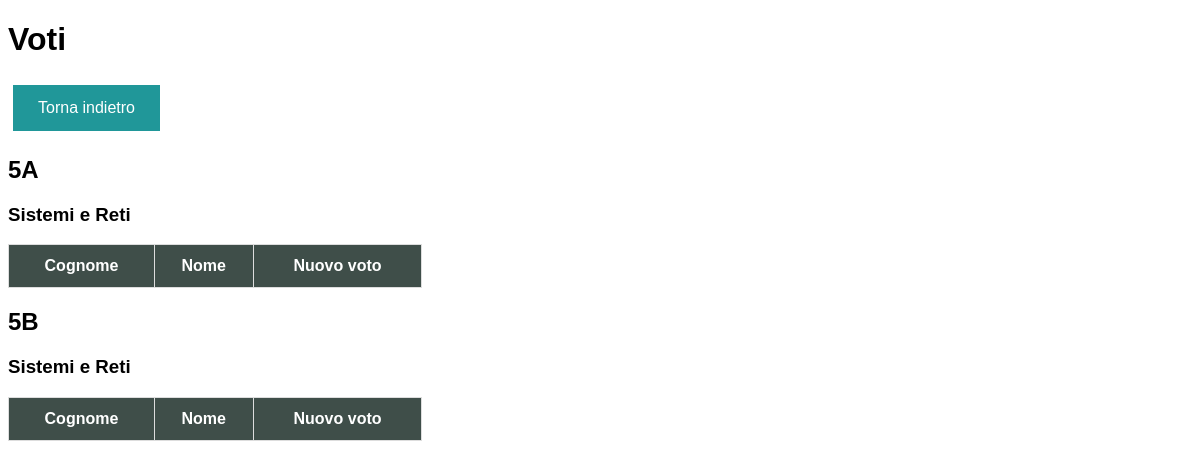
Page /voti.php (signed in) on the committed database.
### tables this page shows
CREATE TABLE Assegnamento
(
	UserDocente VARCHAR(15) NOT NULL,
	AnnoClasse INT(1) NOT NULL,
	SezClasse VARCHAR(2) NOT NULL,
	PRIMARY KEY(UserDocente, AnnoClasse, SezClasse),
	FOREIGN KEY(UserDocente) REFERENCES Docente(Username),
	FOREIGN KEY(AnnoClasse, SezClasse) REFERENCES Classe(Anno, Sezione)
);

CREATE TABLE Abilitazione
(
	UserDocente VARCHAR(15) NOT NULL,
	Materia VARCHAR(30) NOT NULL,
	PRIMARY KEY(UserDocente, Materia),
	FOREIGN KEY(UserDocente) REFERENCES Docente(Username),
	FOREIGN KEY(Materia) REFERENCES Materia(Nome)
);

### src/voti.php (the view, shortened to what this page needs)
<?php
    $isDocente = isset($_SESSION["user"]["Amministratore"]);
    $user = "root"; $password = ""; $host = "localhost"; $database = "scuola";
    $conn = @mysqli_connect($host, $user, $password, $database) or die("Impossibile connettersi al database");
    $username = $_SESSION["user"]["Username"];
?>
<!DOCTYPE html>
<html lang="en">
<head>
    <link rel="stylesheet" href="style.css">
</head>
<body onload="coloraVoti()">
    <h1>Voti</h1>
    <a href="home.php">Torna indietro</a>
    <?php
        function rowsToArray($sqlResult)
        {
            $aSql = array();
            while ($row = $sqlResult->fetch_assoc())
                array_push($aSql, $row);
            return $aSql;
        }
        if ($isDocente)
        {
            $sql = $conn->prepare("SELECT Materia FROM Abilitazione WHERE UserDocente = ? ORDER BY Materia");
            $sql->bind_param("s", $username);
            $sql->execute();
            $materieInsegnate = rowsToArray($sql->get_result());
            $sql = $conn->prepare("SELECT AnnoClasse, SezClasse FROM Assegnamento WHERE UserDocente = ? ORDER BY AnnoClasse, SezClasse");
            $sql->bind_param("s", $username);
            $sql->execute();
            $classiAssegnate = rowsToArray($sql->get_result());
            foreach ($classiAssegnate as $classe)
            {
                echo "<h2>{$classe["AnnoClasse"]}{$classe["SezClasse"]}</h2>";
                foreach ($materieInsegnate as $materia)
                {
                    echo "<h3>{$materia["Materia"]}</h3>";
                    echo "<table><th>Cognome</th><th>Nome</th><th>Nuovo voto</th>";
                    echo "</table>";
                }
            }
        }
    ?>
</body>
</html>

### src/style.css (style rules this page uses)
body { font-family: Arial, Helvetica, sans-serif; }
table { border-collapse: collapse; width: 35%; }
td, th { border: 1px solid #ddd; padding: 8px; text-align: center; }
th { padding-top: 12px; padding-bottom: 12px; background-color: #3f4e49; color: white; }
a { margin: 5px; }
a:link, a:visited { background-color: #209799; color: white; padding: 14px 25px; text-align: center; text-decoration: none; display: inline-block; }

### rows in the picture
assegnamento: AnnoClasse "5", SezClasse "A"
abilitazione: Materia "Sistemi e Reti"
assegnamento: AnnoClasse "5", SezClasse "B"
